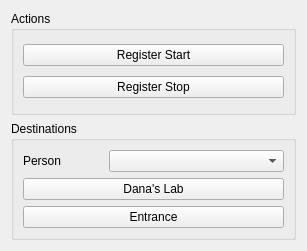
<?xml version="1.0" encoding="UTF-8"?>
<ui version="4.0">
 <class>Form</class>
 <widget class="QWidget" name="Form">
  <property name="geometry">
   <rect>
    <x>0</x>
    <y>0</y>
    <width>307</width>
    <height>251</height>
   </rect>
  </property>
  <property name="windowTitle">
   <string>Form</string>
  </property>
  <layout class="QGridLayout" name="gridLayout_2">
   <item row="0" column="0">
    <widget class="QGroupBox" name="groupBox_2">
     <property name="title">
      <string>Actions</string>
     </property>
     <layout class="QGridLayout" name="gridLayout_3">
      <item row="0" column="0">
       <widget class="QPushButton" name="btnRegStart">
        <property name="text">
         <string>Register Start</string>
        </property>
       </widget>
      </item>
      <item row="1" column="0">
       <widget class="QPushButton" name="btnRegStop">
        <property name="text">
         <string>Register Stop</string>
        </property>
       </widget>
      </item>
     </layout>
    </widget>
   </item>
   <item row="1" column="0">
    <widget class="QGroupBox" name="groupBox">
     <property name="title">
      <string>Destinations</string>
     </property>
     <layout class="QGridLayout" name="gridLayout">
      <item row="5" column="0">
       <widget class="QPushButton" name="btnNavDana">
        <property name="text">
         <string>Dana's Lab</string>
        </property>
       </widget>
      </item>
      <item row="1" column="0">
       <layout class="QHBoxLayout" name="horizontalLayout">
        <item>
         <widget class="QLabel" name="label">
          <property name="sizePolicy">
           <sizepolicy hsizetype="Minimum" vsizetype="Preferred">
            <horstretch>0</horstretch>
            <verstretch>0</verstretch>
           </sizepolicy>
          </property>
          <property name="maximumSize">
           <size>
            <width>80</width>
            <height>16777215</height>
           </size>
          </property>
          <property name="text">
           <string>Person</string>
          </property>
         </widget>
        </item>
        <item>
         <widget class="QComboBox" name="cbxPersons"/>
        </item>
       </layout>
      </item>
      <item row="6" column="0">
       <widget class="QPushButton" name="btnNavEntrance">
        <property name="text">
         <string>Entrance</string>
        </property>
       </widget>
      </item>
     </layout>
    </widget>
   </item>
  </layout>
 </widget>
 <resources/>
 <connections/>
</ui>
